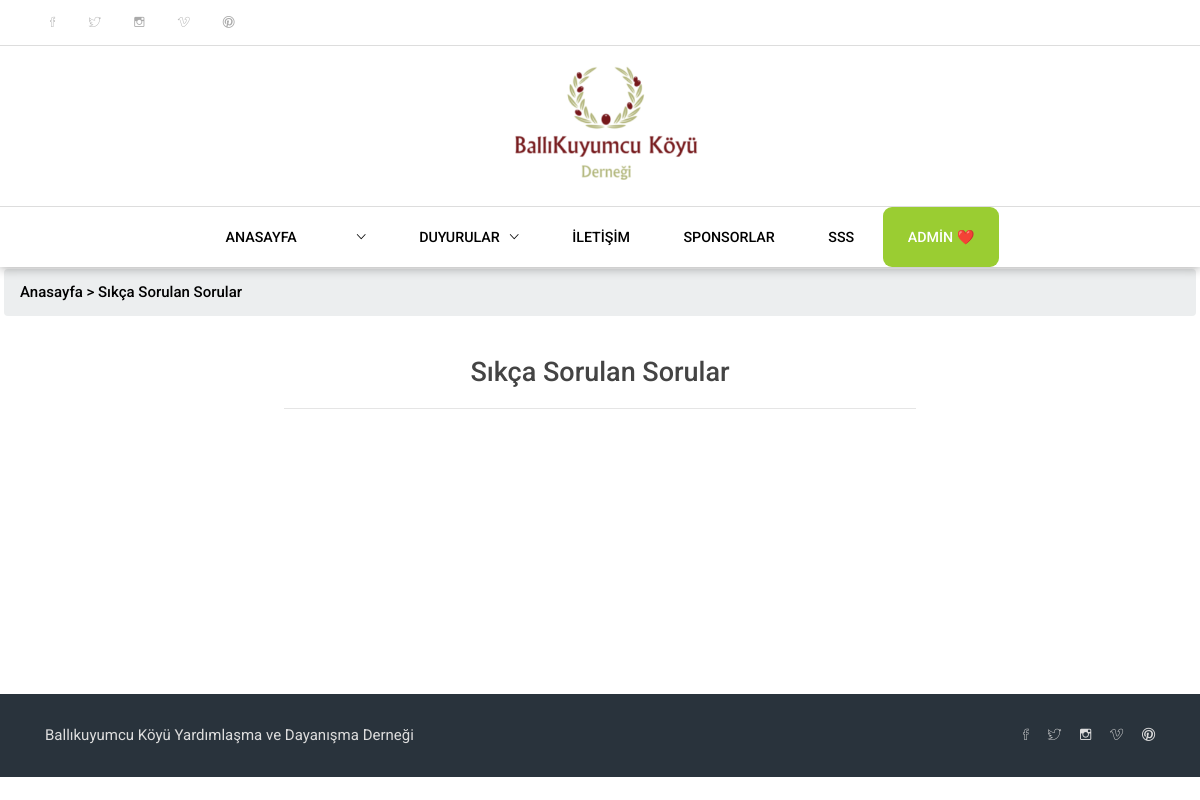
Page /faq/ (signed in) on the earlier database version.
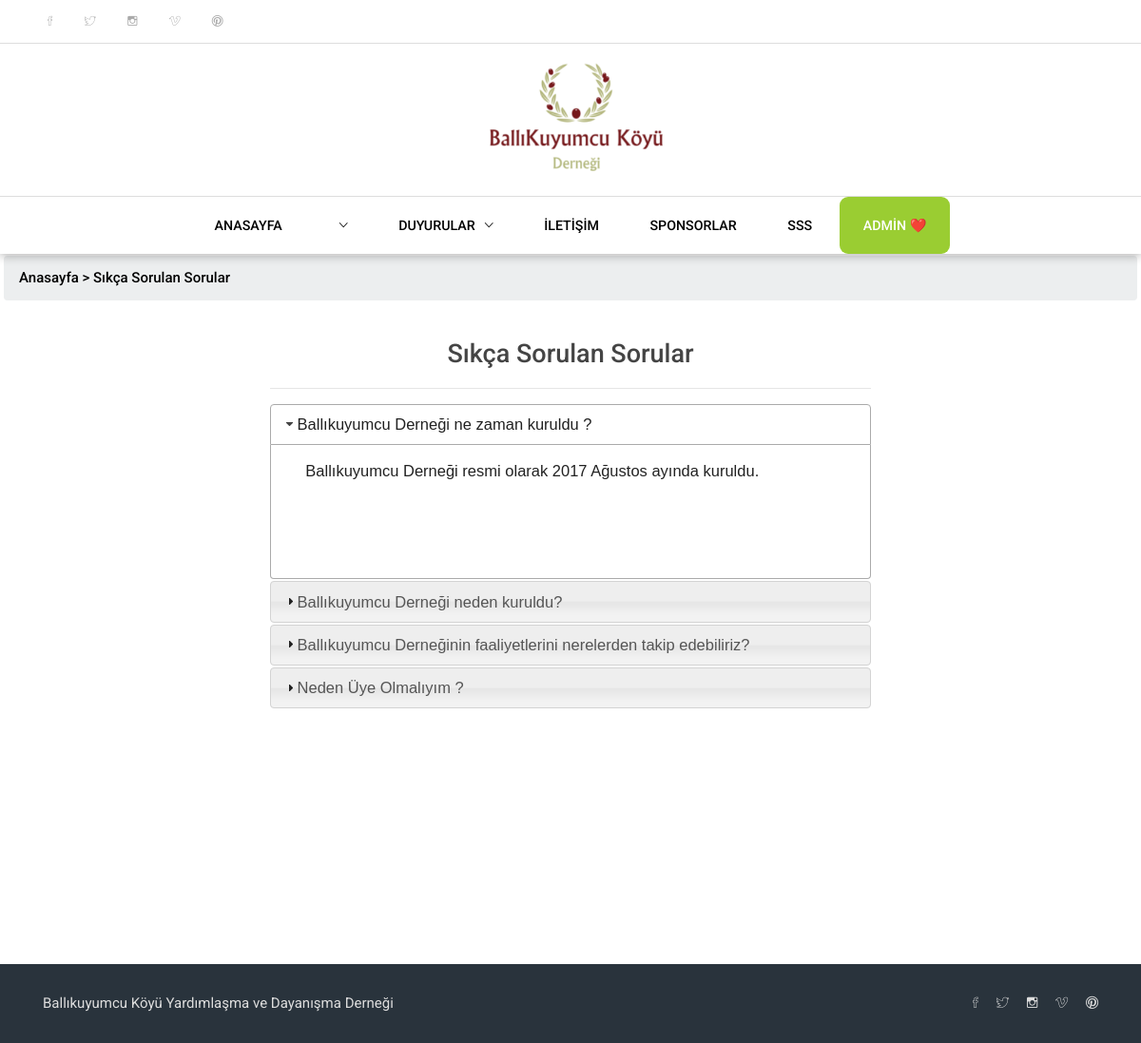
Same page on the later database version.
### home/models.py (models this page shows, shortened)
class FAQ(models.Model):
    STATUS = (
        ('True', 'Evet'),
        ('False', 'Hayır'),
    )
    question = models.CharField(max_length=200)
    answer = models.TextField(max_length=300)
    status = models.CharField(max_length=10, choices=STATUS)
    create_at = models.DateTimeField(auto_now_add=True)
    update_at = models.DateTimeField(auto_now=True)

### home/views.py (the view)
# urls.py: path('faq/', views.faq, name='faq'),
def faq(request):
    category = Category.objects.all()
    menu = Menu.objects.all()
    setting = Setting.objects.get(pk=2)
    faq = FAQ.objects.all().order_by()
    context = {
        'category': category,
        'faq': faq,
        'menu': menu,
        'setting': setting
    }
    return render(request, 'faq.html', context)

### home/templates/faq.html (shortened to what this page needs)
{% extends "homebase.html" %}
{% load static %}
{% block head %}
    <link href="{% static 'common-css/bootstrap.css' %}" rel="stylesheet">
    <link href="{% static 'common-css/ionicons.css' %}" rel="stylesheet">
    <link href="{% static '04-Contact/css/styles.css' %}" rel="stylesheet">
    <link href="{% static '04-Contact/css/responsive.css' %}" rel="stylesheet">
    <link href="{% static '01-homepage/css/styles.css' %}" rel="stylesheet">
    <link href="{% static '01-homepage/css/responsive.css' %}" rel="stylesheet">
{% endblock %}
{% block body  %}
    <section class="blog-area" style=" padding: 269px;">
        <div id="breadcrumb" style="margin-left: -265px; margin-right: -265px;">
            <ul class="breadcrumb">
                <li><a href="/home"><b>Anasayfa > </b></a></li>
                <li><a href="/faq"><b>Sıkça Sorulan Sorular</b></a></li>
            </ul>
        </div>
        <div class="container">
            <div class="row">
                <div class="col-lg-12 col-md-12">
                    <div class="single-post">
                        <h3 class="title" style="text-align: center;">
                            <b class="light-color">Sıkça Sorulan Sorular</b>
                        </h3>
                        <hr>
                            <div id="accordion">
                                {% for rs in faq %}
                                    <h4 ><b>{{ rs.question }}</b></h4>
                                    <p>{{ rs.answer }}</p>
                                  {% endfor %}
                            </div>
                    </div>
                </div>
            </div>
        </div>
    </section>
{% endblock %}

### home/templates/homebase.html (shortened to what this page needs)
<!DOCTYPE html>
<html lang="en">
{% load static %}
<head>
    <link href="../static/common-css/bootstrap.css" rel="stylesheet">
    <link href="{% static 'common-css/ionicons.css' %}" rel="stylesheet">
    <link href="{% static 'common-css/layerslider.css' %}" rel="stylesheet">
    <link href="{% static '01-homepage/css/styles.css' %}" rel="stylesheet">
    <link href="{% static '01-homepage/css/responsive.css' %}" rel="stylesheet">
<link rel="stylesheet" href="https://ajax.googleapis.com/ajax/libs/jqueryui/1.11.4/themes/smoothness/jquery-ui.css">
<link  href="https://cdnjs.cloudflare.com/ajax/libs/fotorama/4.6.4/fotorama.css" rel="stylesheet">
    {% block head %}{% endblock %}
</head>
<body>
{% block clean %}
    {% include 'header.html' %}
    {% block body %}{% endblock %}
    {% include 'footer.html' %}
{% endblock %}
</body>
</html>

### home/templates/header.html (shortened to what this page needs)
{% load static %}
<header>
    <div class="top-menu">
        <ul class="social-icons left-area">
            <li><a href="{{ setting.facebook }}"><i class="ion-social-facebook-outline"></i></a></li>
            <li><a href="{{ setting.facebook }}"><i class="ion-social-twitter-outline"></i></a></li>
            <li><a href="{{ setting.facebook }}"><i class="ion-social-instagram-outline"></i></a></li>
            <li><a href="{{ setting.facebook }}"><i class="ion-social-vimeo-outline"></i></a></li>
            <li><a href="{{ setting.facebook }}"><i class="ion-social-pinterest-outline"></i></a></li>
        </ul>
    </div>
    <div class="middle-menu center-text">
        <div class="col-lg-12"> <a href="#" class="logo"><img  style="width: 210px;height: auto; margin-top: -20px" src="{% static 'images/logo1.PNG' %}" alt="Logo Image"></a></div>
    </div>
    <div class="bottom-area">
        <ul class="main-menu visible-on-click" id="main-menu">
            <li class="drop-down"><a href="/home">ANASAYFA</a>
                {% if  menu %}
                    {% load mptt_tags %}
                    {% recursetree menu %}
                        {% if not  node.is_leaf_node %}
                            <li class="drop-down">
                                <a href="/menu/{{ node.id }}">{{ node.title }}<i class="ion-ios-arrow-down"></i></a>
                            </li>
                        {% endif %}
                    {% endrecursetree %}
                {% endif %}
            <li class="drop-down"><a href="/">DUYURULAR<i class="ion-ios-arrow-down"></i></a>
                {% load mptt_tags %}
            </li>
            <li><a href="/contact">İLETİŞİM</a></li>
            <li><a href="/sponsor">SPONSORLAR</a></li>
            <li><a href="/faq">SSS</a></li>
            {% if user.id is not None %}
                <li class="drop-down" style=" background-color: yellowgreen; border-radius:9px">
                    <a href="/user/">
                        <b style="color:white"> {{ user.first_name }}  {{ user.last_name }}</b>
                    </a>
                </li>
            {% else %}
                <li style="color: white;font-family: 'Comic Sans MS';background-color: yellowgreen; border-radius: 10px"><a href="/login/">LOGIN</a></li>
                <li style="color: white;font-family: 'Comic Sans MS';background-color: yellowgreen; border-radius: 10px"><a href="/signup/">SIGN UP</a></li>
            {% endif %}
        </ul>
    </div>
</header>

### home/templates/footer.html
<footer>
    <div class="container">
        <div class="row">
            <div class="col-sm-6">
                <div class="footer-section">
                    <a target="_blank" href="/home">Ballıkuyumcu Köyü Yardımlaşma ve Dayanışma Derneği
                    </a>
                </div>
            </div>
            <div class="col-sm-6">
                <div class="footer-section">
                    <ul class="social-icons">
                        <li><a href="{{ setting.facebook }}"><i class="ion-social-facebook-outline"></i></a></li>
                        <li><a href="{{ setting.facebook }}"><i class="ion-social-twitter-outline"></i></a></li>
                        <li><a href="{{ setting.facebook }}"><i class="ion-social-instagram-outline"></i></a></li>
                        <li><a href="{{ setting.facebook }}"><i class="ion-social-vimeo-outline"></i></a></li>
                        <li><a href="{{ setting.facebook }}"><i class="ion-social-pinterest-outline"></i></a></li>
                    </ul>
                </div>
            </div>
        </div>
    </div>
</footer>

### home/templates/JsFile.html (shortened to what this page needs)
{% load static %}

### home/static/01-homepage/css/styles.css (style rules this page uses)
html { font-size: 100%; height: 100%; overflow-x: hidden; touch-action: manipulation; }
body { font-size: 15px; font-family: 'Roboto', sans-serif; width: 100%; height: 100%; margin: 0; font-weight: 400; -webkit-font-smoothing: antialiased; -moz-osx-font-smoothing: grayscale; word-wrap: break-word; color: #000; }
h1, h2, h3, h4, h5, h6, p, a, ul, span, li, img, inpot, button { margin: 0; padding: 0; }
h1,h2,h3,h4,h5,h6 { line-height: 1.5; font-weight: inherit; }
p { line-height: 1.6; font-size: 1.05em; font-family: 'Maven Pro', sans-serif; font-weight: 400; color: #555; }
h3 { font-size: 1.8em; }
h4 { font-size: 1.5em; }
a, button { display: inline-block; text-decoration: none; color: inherit; transition: all .3s; }
b { font-weight: 500; }
img { width: 100%; }
li { list-style: none; display: inline-block; }
b.light-color { color: #444; }
.center-text { text-align: center; }
.left-area { float: left; }
header { position: absolute; left: 0; right: 0; top: 0; z-index: 1000; font-size: .95em; box-shadow: 0px 2px 10px rgba(0,0,0, .3); background: #fff; }
header .top-menu { width: 100%; height: 45px; line-height: 45px; overflow: hidden; font-size: .95em; font-style: italic; }
header .top-menu ul > li:first-child { border-left: 0; }
header .top-menu ul.social-icons { display: inline-block; padding: 0 35px; color: #aaa; }
header .top-menu ul.social-icons > li > a { padding: 0 15px; }
header .middle-menu { border-top: 1px solid #ddd; border-bottom: 1px solid #ddd; }
header .logo { padding: 30px 0; height: 160px; }
header .logo img { height: 100%; width: auto; }
header .bottom-area { text-align: center; }
header .main-menu { font-weight: 500; }
header .main-menu > li > a { height: 60px; line-height: 60px; padding: 0 25px; }
header .main-menu li.drop-down { position: relative; text-align: left; }
header .main-menu li i { margin-left: 10px; }
.single-post .title { margin: 20px 0 15px; }
footer { background: #29333C; color: #ddd; }
footer .footer-section { margin: 30px 0; }
footer .social-icons { text-align: right; }
footer .social-icons > li > a { padding-left: 15px; }

### home/static/04-Contact/css/styles.css (style rules this page uses)
html { font-size: 100%; height: 100%; overflow-x: hidden; touch-action: manipulation; }
body { font-size: 15px; font-family: 'Roboto', sans-serif; width: 100%; height: 100%; margin: 0; font-weight: 400; -webkit-font-smoothing: antialiased; -moz-osx-font-smoothing: grayscale; word-wrap: break-word; color: #000; }
h1, h2, h3, h4, h5, h6, p, a, ul, span, li, img, inpot, button { margin: 0; padding: 0; }
h1,h2,h3,h4,h5,h6 { line-height: 1.5; font-weight: inherit; }
p { line-height: 1.6; font-size: 1.05em; font-family: 'Maven Pro', sans-serif; font-weight: 400; color: #555; }
h3 { font-size: 1.8em; }
h4 { font-size: 1.5em; }
a, button { display: inline-block; text-decoration: none; color: inherit; transition: all .3s; }
b { font-weight: 500; }
img { width: 100%; }
li { list-style: none; display: inline-block; }
b.light-color { color: #444; }
.center-text { text-align: center; }
.left-area { float: left; }
header { position: absolute; left: 0; right: 0; top: 0; z-index: 1000; font-size: .95em; box-shadow: 0px 2px 10px rgba(0,0,0, .3); background: #fff; }
header .top-menu { width: 100%; height: 45px; line-height: 45px; overflow: hidden; font-size: .95em; font-style: italic; }
header .top-menu ul > li:first-child { border-left: 0; }
header .top-menu ul.social-icons { display: inline-block; padding: 0 35px; color: #aaa; }
header .top-menu ul.social-icons > li > a { padding: 0 15px; }
header .middle-menu { border-top: 1px solid #ddd; border-bottom: 1px solid #ddd; }
header .logo { padding: 30px 0; height: 160px; }
header .logo img { height: 100%; width: auto; }
header .bottom-area { text-align: center; }
header .main-menu { font-weight: 500; }
header .main-menu > li > a { height: 60px; line-height: 60px; padding: 0 25px; }
header .main-menu li.drop-down { position: relative; text-align: left; }
header .main-menu li i { margin-left: 10px; }
.blog-area { padding: 370px 0 50px; }
.single-post .title { margin: 50px 0 0; }
footer { background: #29333C; color: #ddd; }
footer .footer-section { margin: 30px 0; }
footer .social-icons { text-align: right; }
footer .social-icons > li > a { padding-left: 15px; }

Differences in the rows shown:
added FAQ: question "Ballıkuyumcu Derneği ne zaman kuruldu ?", answer "Ballıkuyumcu Derneği resmi olarak 2017 Ağustos ayında kuruldu."
added FAQ: question "Ballıkuyumcu Derneği neden kuruldu?"
added FAQ: question "Ballıkuyumcu Derneğinin faaliyetlerini nerelerden takip edebiliriz?"
added FAQ: question "Neden Üye Olmalıyım ?"
